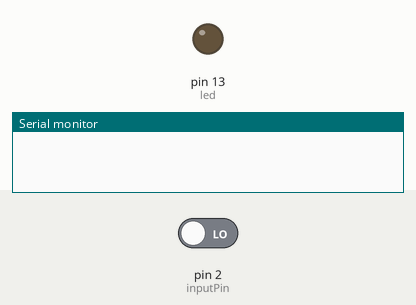
Bench run of a sketch on a simulated Arduino Uno, built with avr-gcc and run on an emulated ATmega328P. Parts: output pins drawn as LEDs (lit = HIGH), the last lines printed to the serial monitor. Inputs (shaded band) come from the test bench; at power-on: pin 2 (inputPin) LOW.

Above: at 1.2 s.
1.3 s: pin 2 (inputPin) driven HIGH
At 2.2 s:
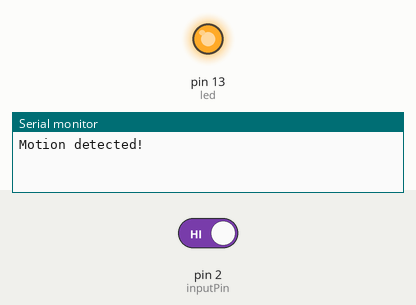
2.8 s: pin 2 (inputPin) driven LOW
At 3.4 s:
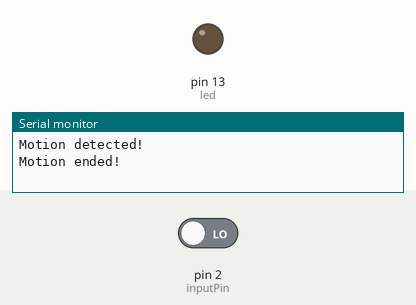
Timing chart, 0 to 5.8 s (numbered marks = the images above; inputs shaded):
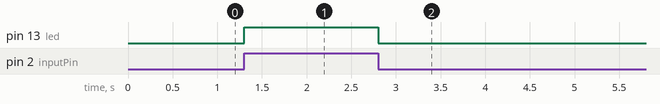

The sketch:

PIRCode.ino
```cpp
#include<Arduino.h>

int led = 13;                // choose the pin for the buzzer
int inputPin = 2;               // choose the input pin (for PIR sensor)
int pirState = LOW;             // we start, assuming no motion detected
int val = 0;                    // variable for reading the pin status

void setup() {
  pinMode(led, OUTPUT);      // declare buzzer as output
  pinMode(inputPin, INPUT);     // declare sensor as input
 digitalWrite(led, LOW);
  Serial.begin(9600);
}

void loop()
{
  val = digitalRead(inputPin);  // read input value
  if (val == HIGH)        // check if the input is HIGH
  {
    digitalWrite(led, HIGH);   // turn buzzer ON

    if (pirState == LOW)
    {
      // we have just turned on
      Serial.println("Motion detected!");
      // We only want to print on the output change, not state
      pirState = HIGH;
    }
  }
  else {
    digitalWrite(led, LOW); // turn buzzer OFF
    if (pirState == HIGH){
      // we have just turned of
      Serial.println("Motion ended!");
      // We only want to print on the output change, not state
      pirState = LOW;
    }
  }
}
```

Measured:
- after the input at 1.3 s, pin 13 (led): LOW → HIGH at once
- after the input at 2.8 s, pin 13 (led): HIGH → LOW at once
